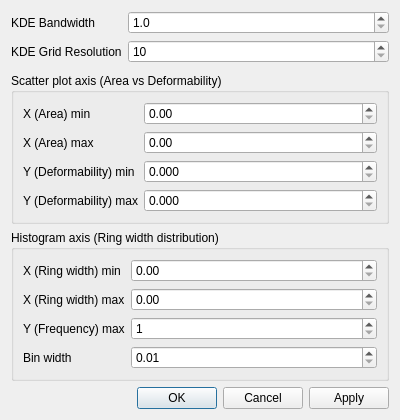
<?xml version="1.0" encoding="UTF-8"?>
<ui version="4.0">
 <class>MonitoringSettingsDialog</class>
 <widget class="QDialog" name="MonitoringSettingsDialog">
  <property name="geometry">
   <rect>
    <x>0</x>
    <y>0</y>
    <width>400</width>
    <height>420</height>
   </rect>
  </property>
  <property name="windowTitle">
   <string>Monitoring Settings</string>
  </property>
  <property name="modal">
   <bool>true</bool>
  </property>
  <layout class="QVBoxLayout" name="verticalLayout">
   <item>
    <layout class="QFormLayout" name="formLayout">
     <item row="0" column="0">
      <widget class="QLabel" name="kdeBandwidthLabel">
       <property name="text">
        <string>KDE Bandwidth</string>
       </property>
      </widget>
     </item>
     <item row="0" column="1">
      <widget class="QDoubleSpinBox" name="kdeBandwidthSpin">
       <property name="minimum">
        <double>1.000000000000000</double>
       </property>
       <property name="maximum">
        <double>1000.000000000000000</double>
       </property>
       <property name="singleStep">
        <double>10.000000000000000</double>
       </property>
       <property name="decimals">
        <number>1</number>
       </property>
       <property name="toolTip">
        <string>KDE bandwidth parameter (higher = smoother, lower = more detailed)</string>
       </property>
      </widget>
     </item>
     <item row="1" column="0">
      <widget class="QLabel" name="kdeGridResolutionLabel">
       <property name="text">
        <string>KDE Grid Resolution</string>
       </property>
      </widget>
     </item>
     <item row="1" column="1">
      <widget class="QSpinBox" name="kdeGridResolutionSpin">
       <property name="minimum">
        <number>10</number>
       </property>
       <property name="maximum">
        <number>200</number>
       </property>
       <property name="singleStep">
        <number>10</number>
       </property>
       <property name="toolTip">
        <string>Grid resolution for KDE heat map (higher = more detailed but slower)</string>
       </property>
      </widget>
     </item>
    </layout>
   </item>
   <item>
    <widget class="QGroupBox" name="scatterGroupBox">
     <property name="title">
      <string>Scatter plot axis (Area vs Deformability)</string>
     </property>
     <layout class="QFormLayout" name="scatterFormLayout">
      <item row="0" column="0">
       <widget class="QLabel" name="scatterXMinLabel">
        <property name="text">
         <string>X (Area) min</string>
        </property>
       </widget>
      </item>
      <item row="0" column="1">
       <widget class="QDoubleSpinBox" name="scatterXMinSpin">
        <property name="minimum">
         <double>0.000000000000000</double>
        </property>
        <property name="maximum">
         <double>100000.000000000000000</double>
        </property>
        <property name="decimals">
         <number>2</number>
        </property>
        <property name="toolTip">
         <string>Fixed scatter plot X-axis minimum (Area μm²)</string>
        </property>
       </widget>
      </item>
      <item row="1" column="0">
       <widget class="QLabel" name="scatterXMaxLabel">
        <property name="text">
         <string>X (Area) max</string>
        </property>
       </widget>
      </item>
      <item row="1" column="1">
       <widget class="QDoubleSpinBox" name="scatterXMaxSpin">
        <property name="minimum">
         <double>0.000000000000000</double>
        </property>
        <property name="maximum">
         <double>100000.000000000000000</double>
        </property>
        <property name="decimals">
         <number>2</number>
        </property>
        <property name="toolTip">
         <string>Fixed scatter plot X-axis maximum (Area μm²)</string>
        </property>
       </widget>
      </item>
      <item row="2" column="0">
       <widget class="QLabel" name="scatterYMinLabel">
        <property name="text">
         <string>Y (Deformability) min</string>
        </property>
       </widget>
      </item>
      <item row="2" column="1">
       <widget class="QDoubleSpinBox" name="scatterYMinSpin">
        <property name="minimum">
         <double>0.000000000000000</double>
        </property>
        <property name="maximum">
         <double>10.000000000000000</double>
        </property>
        <property name="decimals">
         <number>3</number>
        </property>
        <property name="toolTip">
         <string>Fixed scatter plot Y-axis minimum</string>
        </property>
       </widget>
      </item>
      <item row="3" column="0">
       <widget class="QLabel" name="scatterYMaxLabel">
        <property name="text">
         <string>Y (Deformability) max</string>
        </property>
       </widget>
      </item>
      <item row="3" column="1">
       <widget class="QDoubleSpinBox" name="scatterYMaxSpin">
        <property name="minimum">
         <double>0.000000000000000</double>
        </property>
        <property name="maximum">
         <double>10.000000000000000</double>
        </property>
        <property name="decimals">
         <number>3</number>
        </property>
        <property name="toolTip">
         <string>Fixed scatter plot Y-axis maximum</string>
        </property>
       </widget>
      </item>
     </layout>
    </widget>
   </item>
   <item>
    <widget class="QGroupBox" name="histogramGroupBox">
     <property name="title">
      <string>Histogram axis (Ring width distribution)</string>
     </property>
     <layout class="QFormLayout" name="histogramFormLayout">
      <item row="0" column="0">
       <widget class="QLabel" name="histogramXMinLabel">
        <property name="text">
         <string>X (Ring width) min</string>
        </property>
       </widget>
      </item>
      <item row="0" column="1">
       <widget class="QDoubleSpinBox" name="histogramXMinSpin">
        <property name="minimum">
         <double>0.000000000000000</double>
        </property>
        <property name="maximum">
         <double>100.000000000000000</double>
        </property>
        <property name="decimals">
         <number>2</number>
        </property>
        <property name="toolTip">
         <string>Fixed histogram X-axis minimum</string>
        </property>
       </widget>
      </item>
      <item row="1" column="0">
       <widget class="QLabel" name="histogramXMaxLabel">
        <property name="text">
         <string>X (Ring width) max</string>
        </property>
       </widget>
      </item>
      <item row="1" column="1">
       <widget class="QDoubleSpinBox" name="histogramXMaxSpin">
        <property name="minimum">
         <double>0.000000000000000</double>
        </property>
        <property name="maximum">
         <double>100.000000000000000</double>
        </property>
        <property name="decimals">
         <number>2</number>
        </property>
        <property name="toolTip">
         <string>Fixed histogram X-axis maximum</string>
        </property>
       </widget>
      </item>
      <item row="2" column="0">
       <widget class="QLabel" name="histogramYMaxLabel">
        <property name="text">
         <string>Y (Frequency) max</string>
        </property>
       </widget>
      </item>
      <item row="2" column="1">
       <widget class="QDoubleSpinBox" name="histogramYMaxSpin">
        <property name="minimum">
         <double>1.000000000000000</double>
        </property>
        <property name="maximum">
         <double>1000000.000000000000000</double>
        </property>
        <property name="decimals">
         <number>0</number>
        </property>
        <property name="toolTip">
         <string>Fixed histogram Y-axis maximum (frequency)</string>
        </property>
       </widget>
      </item>
      <item row="3" column="0">
       <widget class="QLabel" name="histogramBinWidthLabel">
        <property name="text">
         <string>Bin width</string>
        </property>
       </widget>
      </item>
      <item row="3" column="1">
       <widget class="QDoubleSpinBox" name="histogramBinWidthSpin">
        <property name="minimum">
         <double>0.010000000000000</double>
        </property>
        <property name="maximum">
         <double>10.000000000000000</double>
        </property>
        <property name="decimals">
         <number>2</number>
        </property>
        <property name="singleStep">
         <double>0.100000000000000</double>
        </property>
        <property name="toolTip">
         <string>Histogram bin width (number of bins = (X max - X min) / bin width)</string>
        </property>
       </widget>
      </item>
     </layout>
    </widget>
   </item>
   <item>
    <widget class="QDialogButtonBox" name="buttons">
     <property name="standardButtons">
      <set>QDialogButtonBox::Cancel|QDialogButtonBox::Ok|QDialogButtonBox::Apply</set>
     </property>
    </widget>
   </item>
  </layout>
 </widget>
 <resources/>
</ui>
